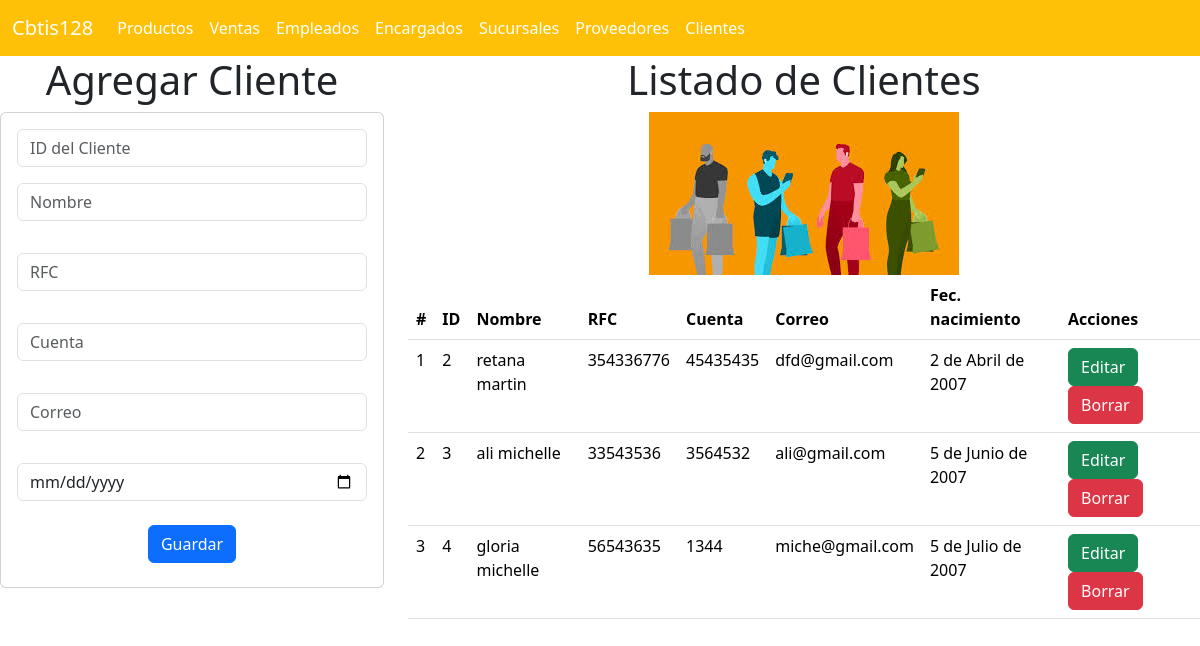
The page /clientes_app/clientes on the database its author committed.
### clientes_app/models.py (models this page shows, shortened)
class Cliente(models.Model):
    idcliente=models.IntegerField(null=True)
    nombre=models.CharField(max_length=50)
    rfc=models.CharField(max_length=15)
    cuenta=models.IntegerField()
    correo=models.CharField(max_length=50)
    fecha_nac=models.DateField()

### clientes_app/views.py (the view)
# urls.py: path("clientes",views.clientes,name="clientes"),
def clientes(request):
    losclientes=Cliente.objects.all()
    return render(request,'gestionarClientes.html',{"misclientes":losclientes})

### clientes_app/templates/gestionarClientes.html (shortened to what this page needs)
{% extends "base.html" %}
{% load static %}
{% block cuerpo %}
<div class="row">
    <div class="col-sm-12 col-md-4 col-lg-4 col-xl-4">
        <h1>Agregar Cliente</h1>
        <div class="card">
            <div class="card-body">
                <form action="{% url 'registrarCliente' %}" method="POST">
                    <div class="form-group">
                        <input type="text" id="txtid" name="txtid" class="form-control" placeholder="ID del Cliente" required>
                    </div>
                    <div class="form-group py-3">
                        <input type="text" id="txtnombre" name="txtnombre" class="form-control" placeholder="Nombre" maxlength="50" required>
                    </div>
                    <div class="form-group py-3">
                        <input type="text" id="txtrfc" name="txtrfc" class="form-control" placeholder="RFC" maxlength="15" required>
                    </div>
                    <div class="form-group py-3">
                        <input type="number" id="numcuenta" name="numcuenta" class="form-control" placeholder="Cuenta" required>
                    </div>
                    <div class="form-group py-3">
                        <input type="email" id="txtcorreo" name="txtcorreo" class="form-control" placeholder="Correo" required>
                    </div>
                    <div class="form-group py-3">
                        <input type="date" id="datefec" name="datefec" class="form-control" placeholder="Fecha de nacimiento" required>
                    </div>
                    <div class="form-group py-2">
                        <button type="submit" class="btn btn-primary">Guardar</button>
                    </div>
                </form>
            </div>
        </div>
    </div>
    <div class="col-sm-12 col-md-4 col-lg-4 col-xl-8">
        <h1>Listado de Clientes</h1>
        <img src="{% static "img/clientes.jpg" %}" alt="">
        <div class="table-responsive">
            <table class="table">
                <thead>
                    <tr>
                        <th scope="col">#</th>
                        <th scope="col">ID</th>
                        <th scope="col">Nombre</th>
                        <th scope="col">RFC</th>
                        <th scope="col">Cuenta</th>
                        <th scope="col">Correo</th>
                        <th scope="col">Fec. nacimiento</th>
                        <th scope="col">Acciones</th>
                    </tr>
                </thead>
                <tbody>
                    {% for c in misclientes %}
                        <tr>
                            <td>{{ forloop.counter }}</td>
                            <td>{{ c.id }}</td>
                            <td>{{ c.nombre }}</td>
                            <td>{{ c.rfc }}</td>
                            <td>{{ c.cuenta }}</td>
                            <td>{{ c.correo }}</td>
                            <td>{{ c.fecha_nac }}</td>
                            <td>
                                <a href="seleccionarCliente/{{ c.idcliente }}" class="btn btn-success">Editar</a>
                                <a href="borrarCliente/{{ c.idcliente }}" class="btn btn-danger">Borrar</a>
                            </td>
                        </tr>
                    {% endfor %}
                </tbody>
            </table>
        </div>
    </div>
</div>
{% endblock %}

### rows shown on the page
Cliente: id "2", nombre "retana martin", rfc "354336776", cuenta "45435435", correo "dfd@gmail.com", fecha_nac "2 de Abril de 2007"
Cliente: id "3", nombre "ali michelle", rfc "33543536", cuenta "3564532", correo "ali@gmail.com", fecha_nac "5 de Junio de 2007"
Cliente: id "4", nombre "gloria michelle", rfc "56543635", cuenta "1344", correo "miche@gmail.com", fecha_nac "5 de Julio de 2007"
